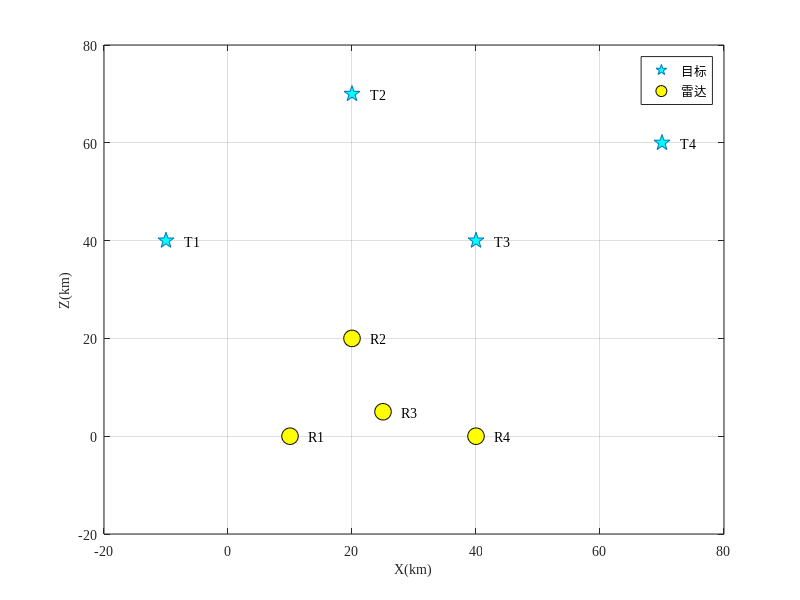

Write the MATLAB code that produced this figure.
clear 
clc


Tx=[-10,20,40,70];
Ty=[40,70,40,60];
% z=[20,20,20,20];
Rx=[10,20,25,40];
Ry=[0,20,5,0];
for i=1:4
    for j=1:4
    R(i,j)=((Tx(j)-Rx(i)).^2+(Ty(j)-Ry(i)).^2)^0.5;    
    end
end
% Tz=[0,0,0,0];
L={'R1','R2','R3','R4','R5','R6','R7','R8'}; %10个标注
 T={'T1','T2','T3','T4','T5','T6','T7','T8'};
% L={'R1','R2','R3'}; %10个标注
% T={'T1','T2','T3','T4',};
plot(Tx,Ty,'p','MarkerSize',12,'MarkerFaceColor','c');
hold on
 plot(Rx,Ry,'ko','MarkerSize',12,'MarkerFaceColor','y');
grid on
 %画十个点
% plot(0,0,'.');
% text(2.0,0.1,'Target','FontSize',6,'FontName','Times New Roman');
 for ii=1:4
 text(Tx(ii)+3,Ty(ii),T{ii},'FontSize',10,'FontName','Times New Roman'); %利用百十个点的坐标添加对应标注
% %适当增加一些度距离，让文字和点分开会美观一些
 end
 for ii=1:4
   text(Rx(ii)+3,Ry(ii),L{ii},'FontSize',10,'FontName','Times New Roman');
     %text(TT(ii,1)/1000+2,TT(ii,2)/1000+0.1,T{ii},'FontSize',6,'FontName','Times New Roman'); %利用百十个点的坐标添加对应标注
% % %适当增加一些度距离，让文字和点分开会美观一些
  end
%legend('T-radar','R-radar','Target');
legend('\fontname{宋体}目标','\fontname{宋体}雷达');
xlabel('X/km')
ylabel('Y/km')
% zlabel('Z/km')
grid on
% zlim([0 35])
xlim([-20 80])
ylim([-20 80])
set(gca,'FontName','Times New Roman');
 set(gca,'FontSize',10);
  xlabel('X(km)','Fontname','Times New Roman','Fontsize',10);
   ylabel('Z(km)','Fontname','Times New Roman','Fontsize',10);
   %   saveas(gcf,['42buju1','.emf']);
%     zlabel('Z Position (km)','Fontname','Times New Roman','Fontsize',10);
% set(gcf,'windowstyle','normal');
% set(gcf,'position',[458+420,342,290,210]);saveas(gca,['fig2','.eps'])
%set(gcf,'paperpositionmode','auto');
%print('-depsc','fig10.eps');
